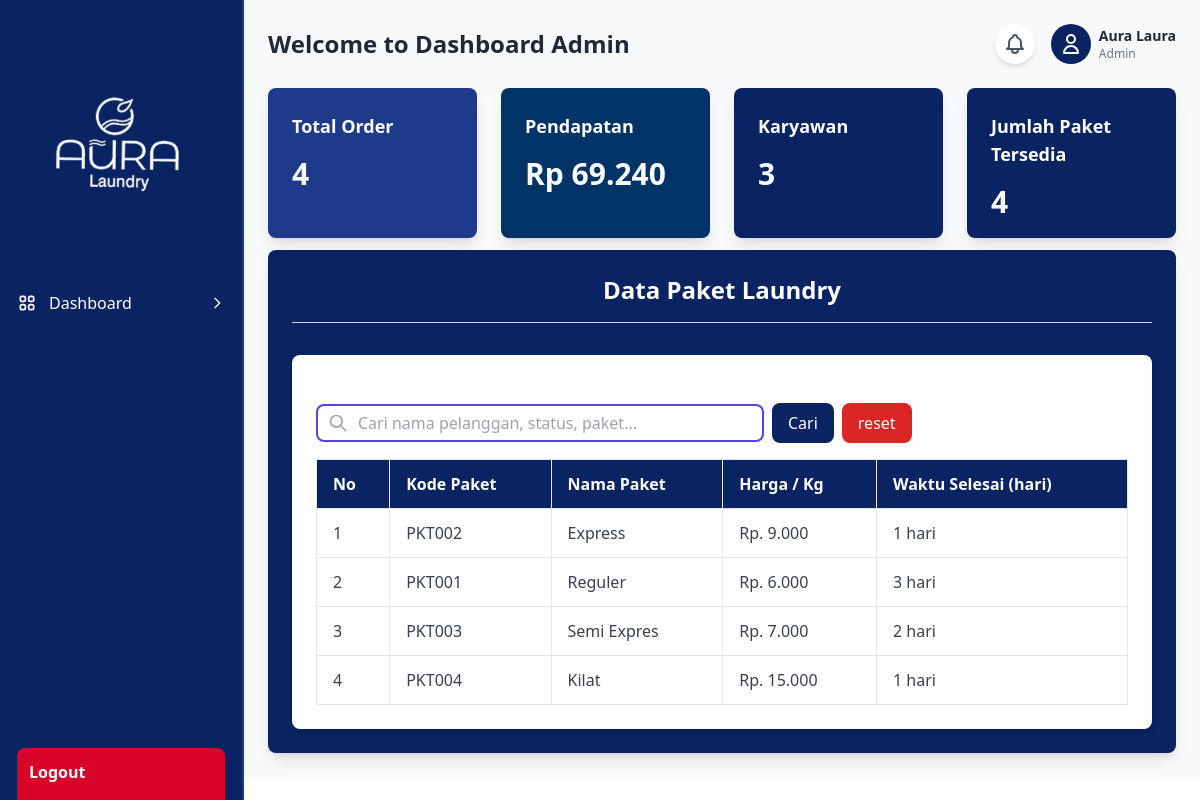
The page /karyawan/index.php?page=tbl_paket (signed in) on the database its author committed.
### tables this page shows
CREATE TABLE `tbl_paket` (
  `id_paket` int(11) NOT NULL,
  `kode_paket` varchar(50) NOT NULL,
  `nama_paket` varchar(100) NOT NULL,
  `harga_per_kilo` decimal(10,2) NOT NULL,
  `deskripsi` text DEFAULT NULL,
  `waktu_selesai` int(11) DEFAULT 1
);

### karyawan/content/kelola_transaksi/tbl_paket.php (the view, shortened to what this page needs)
<div class="w-full p-6 mt-3  bg-[#0a2463] shadow-lg rounded-lg">
    <h1 class="text-2xl font-bold text-center text-white mb-4">Data Paket Laundry</h1>
    <div class="border-t border-gray-300 my-4"></div>
    <?php
    if(isset($_POST['btncari'])){
        $keyword = $_POST['cari'];
        $q = "SELECT * FROM tbl_paket WHERE kode_paket LIKE '%$keyword%' or nama_paket LIKE '%$keyword%' or kode_paket LIKE '%$keyword%'
    ORDER BY kode_paket desc ";
    } else{
        $q = "SELECT * FROM tbl_paket";
    }
    $result = $conn->query($q);
    ?>
    <div class="mt-8 bg-white p-6 rounded-lg shadow-md w-full pt-12">
    <form action="" method="post">
     <div class="flex items-center mb-4">
        <div class="relative flex-grow max-w-md">
            <input type="text"
                   name="cari"
                   class="w-full rounded-lg border-2 border-indigo-600 px-[10px] py-[5px] pl-10"
                   placeholder="Cari nama pelanggan, status, paket...">
            <div class="absolute inset-y-0 left-0 pl-3 flex items-center pointer-events-none">
            </div>
        </div>
        <button name="btncari" class="ml-2 bg-[#0a2463] text-white px-4 py-2 rounded-lg hover:bg-[#0a2463]/90 transition-colors">
            Cari
        </button>
        <button src="?page=kelola_karyawan" class="ml-2 bg-red-600 hover:bg-red-700/90 text-white px-4 py-2 rounded-lg hover:bg-[#0a2463]/90 transition-colors">
            reset
        </button>
    </div>
    </form>
        <table class="w-full border-collapse border border-gray-200">
            <thead class="bg-[#0a2463] text-white">
                <tr>
                    <th class="py-3 px-4 text-left border border-gray-200">No</th>
                    <th class="py-3 px-4 text-left border border-gray-200">Kode Paket</th>
                    <th class="py-3 px-4 text-left border border-gray-200">Nama Paket</th>
                    <th class="py-3 px-4 text-left border border-gray-200">Harga / Kg</th>
                    <th class="py-3 px-4 text-left border border-gray-200">Waktu Selesai (hari)</th>
                </tr>
            </thead>
            <tbody class="text-gray-700">
                <?php
                $no = 1;
                while ($row = $result->fetch_assoc()) { ?>
                    <tr class="border-b hover:bg-gray-50">
                        <td class="py-3 px-4 border border-gray-200"><?= $no++; ?></td>
                        <td class="py-3 px-4 border border-gray-200"><?= htmlspecialchars($row['kode_paket']); ?></td>
                        <td class="py-3 px-4 border border-gray-200"><?= htmlspecialchars($row['nama_paket']); ?></td>
                        <td class="py-3 px-4 border border-gray-200"> <?php echo 'Rp. ' . number_format($row['harga_per_kilo'], 0, ',', '.'); ?></td>
                        <td class="py-3 px-4 border border-gray-200"><?= $row['waktu_selesai']; ?> hari</td>
                    </tr>
                <?php } ?>
            </tbody>
        </table>
    </div>
</div>

### rows shown on the page
tbl_paket: kode_paket "PKT002", nama_paket "Express", harga_per_kilo "9.000", waktu_selesai "1"
tbl_paket: kode_paket "PKT001", nama_paket "Reguler", harga_per_kilo "6.000", waktu_selesai "3"
tbl_paket: kode_paket "PKT003", nama_paket "Semi Expres", harga_per_kilo "7.000", waktu_selesai "2"
tbl_paket: kode_paket "PKT004", nama_paket "Kilat", harga_per_kilo "15.000", waktu_selesai "1"

### other values the page prints
$_SESSION['role'] "Admin"
$_SESSION['name'] "Aura Laura"
$row "4"
$total_pendapatan "69.240"
$row "3"
